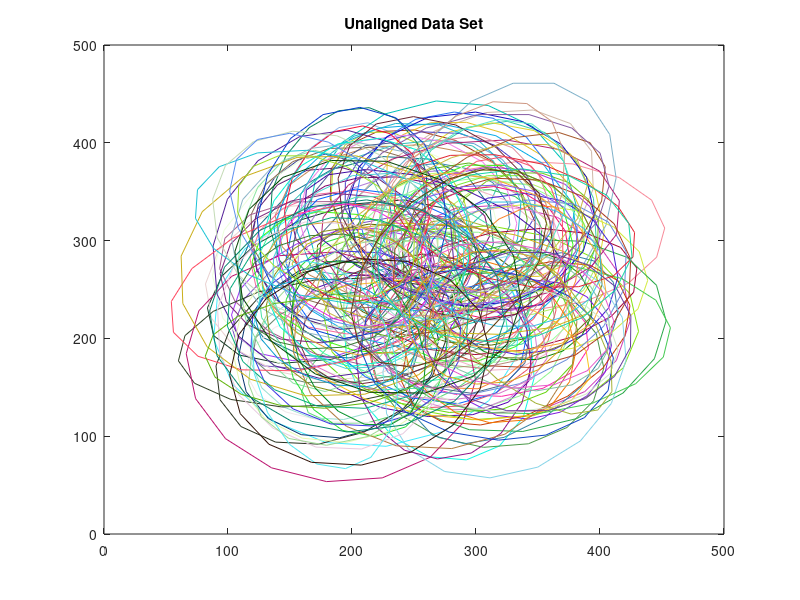

Write the MATLAB code that produced this figure. (Note: this script raises an error after producing the figure.)
clc;
numfiles=150;
pts=0:16;
pts=pts*(pi/8);
shapes=zeros(2,16,150);

% for alpha=1:numfiles
%     s='../../data/ellipse/data/';
%     s=strcat(s,num2str(alpha));
%     s=strcat(s,'.jpg');
%     mat_im=imread(s);
%     shapee=size(mat_im);
%     bw=rgb2gray(mat_im);
%     x=bw>100;
%     %imshow(bw);
%     
%     %pause;
%     %reference- https://blogs.mathworks.com/steve/2015/08/17/ellipse-visualization-and-regionprops/
%     
%     ellipse=regionprops('table',x,'Centroid','MajorAxisLength','MinorAxisLength','Orientation');
%     center=ellipse.Centroid;
%     a=ellipse.MajorAxisLength/2;
%     b=ellipse.MinorAxisLength/2;
%     x=center(1);
%     y=center(2);
%     thet=ellipse.Orientation;
%     theta=deg2rad(thet);
%     
%     X=x+a*cos(pts)*cos(theta) - b*sin(pts)*sin(theta);
%     Y=y+a*cos(pts)*sin(theta) + b*sin(pts)*cos(theta);
%     %plot(X,Y,'r');
%     
%     X=X(:,1:16);
%     Y=Y(:,1:16);
%     shapes(1,:,alpha)=X;
%     shapes(2,:,alpha)=Y;
%     %pause;
%     
% end
% pause;
load('points.mat', 'shapes');

figure(1);
for i=1:150
    pointsetplot=zeros(2,17);
    pointsetplot(1,1:16)=shapes(1,1:16,i);
    pointsetplot(1,17)=shapes(1,1,i);
    pointsetplot(2,1:16)=shapes(2,1:16,i);
    pointsetplot(2,17)=shapes(2,1,i);
    
    plot(pointsetplot(1,:) , pointsetplot(2,:) , 'color' , [rand rand rand])
    title('Unaligned Data Set')
    hold on;
end
% pause;


mean_ = mean_finder(shapes);     % returns 32,2 matrix
 aligned_pt_set1 = zeros(2,16,150);
 
    for i=1:150
        pt_set1 = mean_;      
        pt_set2 = shapes(:,:,i)';
        aligned_pt_set1(:,:,i) = align_pointset(pt_set1 , pt_set2)';        %aligning all shapes to mean
    end
    figure(2);
  
   distance = zeros(150,1);
for i=1:150
    mean_plot=zeros(17,2);
    mean_plot(1:16,1)=mean_(1:16,1);
    mean_plot(17,1)=mean_(1,1);
    mean_plot(1:16,2)=mean_(1:16,2);
    mean_plot(17,2)=mean_(1,2);
    p = plot(mean_plot(:,1) , mean_plot(:,2) , 'color','black');
    p(1).LineWidth = 2;
     hold on;
     aligned_pt_set1_plot=zeros(2,17);
     aligned_pt_set1_plot(1,1:16)=aligned_pt_set1(1,1:16,i);
     aligned_pt_set1_plot(1,17)=aligned_pt_set1(1,1,i);
    
     aligned_pt_set1_plot(2,1:16)=aligned_pt_set1(2,1:16,i);
     aligned_pt_set1_plot(2,17)=aligned_pt_set1(2,1,i);
    plot(aligned_pt_set1_plot(1,:) , aligned_pt_set1_plot(2,:) , 'color' , [rand rand rand])
    distance(i) = norm(aligned_pt_set1(:,:,i) - mean_');
   
end
title('Aligned data set along with mean(thick black)');
% pause;

figure(3);
%subplot(1,3,2);

plot(mean_plot(:,1) , mean_plot(:,2),'-o')  
title('Mean with pointset');
% pause;

mean_flattened = reshape(mean_ , 16*2 , 1) ;   %flatten to bring in preshape space
[eigen_vectors, eigen_values] = modes_finder(mean_flattened,mean_,shapes);
%eigen_vectors = eigen(1);
%eigen_values = eigen(2);
figure(4);

[vals,indexes]=sort(eigen_values);


plot(real(vals));
title('Eigenvalues');
% pause;

a1=indexes(32);
a2=indexes(31);
a3=indexes(30);


prev_mode = mean_flattened - 3*eigen_values(a1)*eigen_vectors(:,a1);
next_mode = mean_flattened + 3*eigen_values(a1)*eigen_vectors(:,a1);
prev_mode = reshape(prev_mode , 16,2);
next_mode = reshape(next_mode , 16,2);
prev_mode = align_pointset(mean_,prev_mode);
next_mode = align_pointset(mean_,next_mode);
hold on;

figure(5);

subplot(3,3,2);

plot(mean_plot(:,1) , mean_plot(:,2),'-*');
title('First mode of variation')

prev_mode_plot=zeros(17,2);
prev_mode_plot(1:16,1)=prev_mode(1:16,1);
prev_mode_plot(17,1)=prev_mode(1,1);
prev_mode_plot(1:16,2)=prev_mode(1:16,2);
prev_mode_plot(17,2)=prev_mode(1,2);

subplot(3,3,1);

plot(prev_mode_plot(:,1),prev_mode_plot(:,2),'-*');

next_mode_plot=zeros(17,2);
next_mode_plot(1:16,1)=next_mode(1:16,1);
next_mode_plot(17,1)=next_mode(1,1);
next_mode_plot(1:16,2)=next_mode(1:16,2);
next_mode_plot(17,2)=next_mode(1,2);

subplot(3,3,3);
plot(next_mode_plot(:,1),next_mode_plot(:,2) , '-*');
% pause;

prev_mode_2 = mean_flattened - 3*eigen_values(a2)*eigen_vectors(:,a2);
next_mode_2 = mean_flattened + 3*eigen_values(a2)*eigen_vectors(:,a2);
prev_mode_2 = reshape(prev_mode_2 , 16,2);
next_mode_2 = reshape(next_mode_2 , 16,2);
prev_mode_2 = align_pointset(mean_,prev_mode_2);
next_mode_2 = align_pointset(mean_,next_mode_2);

%figure(6);

subplot(3,3,5);

plot(mean_plot(:,1) , mean_plot(:,2),'-*');
title('Second mode of variation');
prev_mode2_plot=zeros(17,2);
prev_mode2_plot(1:16,1)=prev_mode_2(1:16,1);
prev_mode2_plot(17,1)=prev_mode_2(1,1);
prev_mode2_plot(1:16,2)=prev_mode_2(1:16,2);
prev_mode2_plot(17,2)=prev_mode_2(1,2);


subplot(3,3,4);
plot(prev_mode2_plot(:,1),prev_mode2_plot(:,2),'-*');
next_mode2_plot=zeros(17,2);
next_mode2_plot(1:16,1)=next_mode_2(1:16,1);
next_mode2_plot(17,1)=next_mode_2(1,1);
next_mode2_plot(1:16,2)=next_mode_2(1:16,2);
next_mode2_plot(17,2)=next_mode_2(1,2);

subplot(3,3,6);
plot(next_mode2_plot(:,1),next_mode2_plot(:,2),'-*');
% pause;

prev_mode_3 = mean_flattened - 3*real(eigen_values(a3))*eigen_vectors(:,a3);
next_mode_3 = mean_flattened + 3*real(eigen_values(a3))*eigen_vectors(:,a3);
prev_mode_3 = reshape(prev_mode_3 , 16,2);
next_mode_3 = reshape(next_mode_3 , 16,2);
prev_mode_3 = align_pointset(mean_,prev_mode_3);
next_mode_3 = align_pointset(mean_,next_mode_3);

%figure(7);

subplot(3,3,8);

plot(mean_(:,1) , mean_(:,2),'-*');
title('Third mode of variation');
prev_mode3_plot=zeros(17,2);
prev_mode3_plot(1:16,1)=prev_mode_3(1:16,1);
prev_mode3_plot(17,1)=prev_mode_3(1,1);
prev_mode3_plot(1:16,2)=prev_mode_3(1:16,2);
prev_mode3_plot(17,2)=prev_mode_3(1,2);

subplot(3,3,7);
plot(prev_mode3_plot(:,1),prev_mode3_plot(:,2),'-*');
next_mode3_plot=zeros(17,2);
next_mode3_plot(1:16,1)=next_mode_3(1:16,1);
next_mode3_plot(17,1)=next_mode_3(1,1);
next_mode3_plot(1:16,2)=next_mode_3(1:16,2);
next_mode3_plot(17,2)=next_mode_3(1,2);


subplot(3,3,9);
plot(next_mode3_plot(:,1),next_mode3_plot(:,2),'-*');
% pause;

figure(8);
[M,I] = min(distance);
pointsetplot=zeros(2,17);
    pointsetplot(1,1:16)=aligned_pt_set1(1,1:16,I);
    pointsetplot(1,17)=aligned_pt_set1(1,1,I);
    pointsetplot(2,1:16)=aligned_pt_set1(2,1:16,I);
    pointsetplot(2,17)=aligned_pt_set1(2,1,I);
%disp(I)
plot(mean_plot(:,1),mean_plot(:,2),'color','red')
hold on;
plot(pointsetplot(1,:) , pointsetplot(2,:),'color','blue')
legend('Mean','Closest')
% pause;

distance2 = zeros(150,1);
distance3 = zeros(150,1);
for i=1:150
    distance2(i) = norm(prev_mode - align_pointset(prev_mode,shapes(:,:,i)'));
    distance3(i) = norm(next_mode - align_pointset(next_mode , shapes(:,:,i)'));
end

[M2 , i2] = min(distance2);
[M3 , i3] = min(distance3);
i3
figure(9);
A = align_pointset(prev_mode,shapes(:,:,i2)');
B = align_pointset(next_mode , shapes(:,:,i3)');
pointsetplot=zeros(2,17);
    pointsetplot(1,1:16)=A(1:16,1);
    pointsetplot(1,17)=A(1,1);
    pointsetplot(2,1:16)=A(1:16,2);
    pointsetplot(2,17)=A(1,2);

plot(pointsetplot(1,:) , pointsetplot(2,:),'color','red');
hold on;
plot(prev_mode_plot(:,1),prev_mode_plot(:,2),'color','blue');
legend('Mean - first mode','Closest ')
% pause;

figure(10);
pointsetplot=zeros(2,17);
    pointsetplot(1,1:16)=B(1:16,1);
    pointsetplot(1,17)=B(1,1);
    pointsetplot(2,1:16)=B(1:16,2);
    pointsetplot(2,17)=B(1,2);

plot(pointsetplot(1,:) , pointsetplot(2,:),'color','red');
hold on;
plot(next_mode_plot(:,1) , next_mode_plot(:,2),'color','blue');
legend('Mean + first mode','Closest');



    
    
%     mean_=mean_finder(shapes);
%     mean_plot=zeros(17,2);
%     mean_plot(1:16,1:2)=mean_;
%     mean_plot(17,:)=mean_(1,:);
%     
%     plot(mean_plot(:,1) , mean_plot(:,2),'red')  
%     mean_flattened = reshape(mean_ , 16*2 , 1) ; 
%     [eigen_vectors, eigen_values] = modes_finder(mean_flattened,mean_,shapes);
%     
%     prev_mode = mean_flattened - 3*eigen_values(1)*eigen_vectors(:,1);
%     next_mode = mean_flattened + 3*eigen_values(1)*eigen_vectors(:,1);
%     prev_mode = reshape(prev_mode , 16,2);
%     next_mode = reshape(next_mode , 16,2);
%     prev_mode = align_pointset(mean_,prev_mode);
%     next_mode = align_pointset(mean_,next_mode);
%     hold on;
%     prev_mode_plot=zeros(17,2);
%     prev_mode_plot(1:16,1:2)=prev_mode;
%     prev_mode_plot(17,:)=prev_mode(1,:);
%     
%     plot(prev_mode_plot(:,1) , prev_mode_plot(:,2),'blue')  
%     
%     %plot(prev_mode(:,1),prev_mode(:,2),'blue');
%     next_mode_plot=zeros(17,2);
%     next_mode_plot(1:16,1:2)=next_mode;
%     next_mode_plot(17,:)=next_mode(1,:);
%     
%     plot(next_mode_plot(:,1) , next_mode_plot(:,2),'green')  
%     
%     %plot(next_mode(:,1),next_mode(:,2) , 'green');
% 
%     
%     
%     
% 
%     
%    
    
